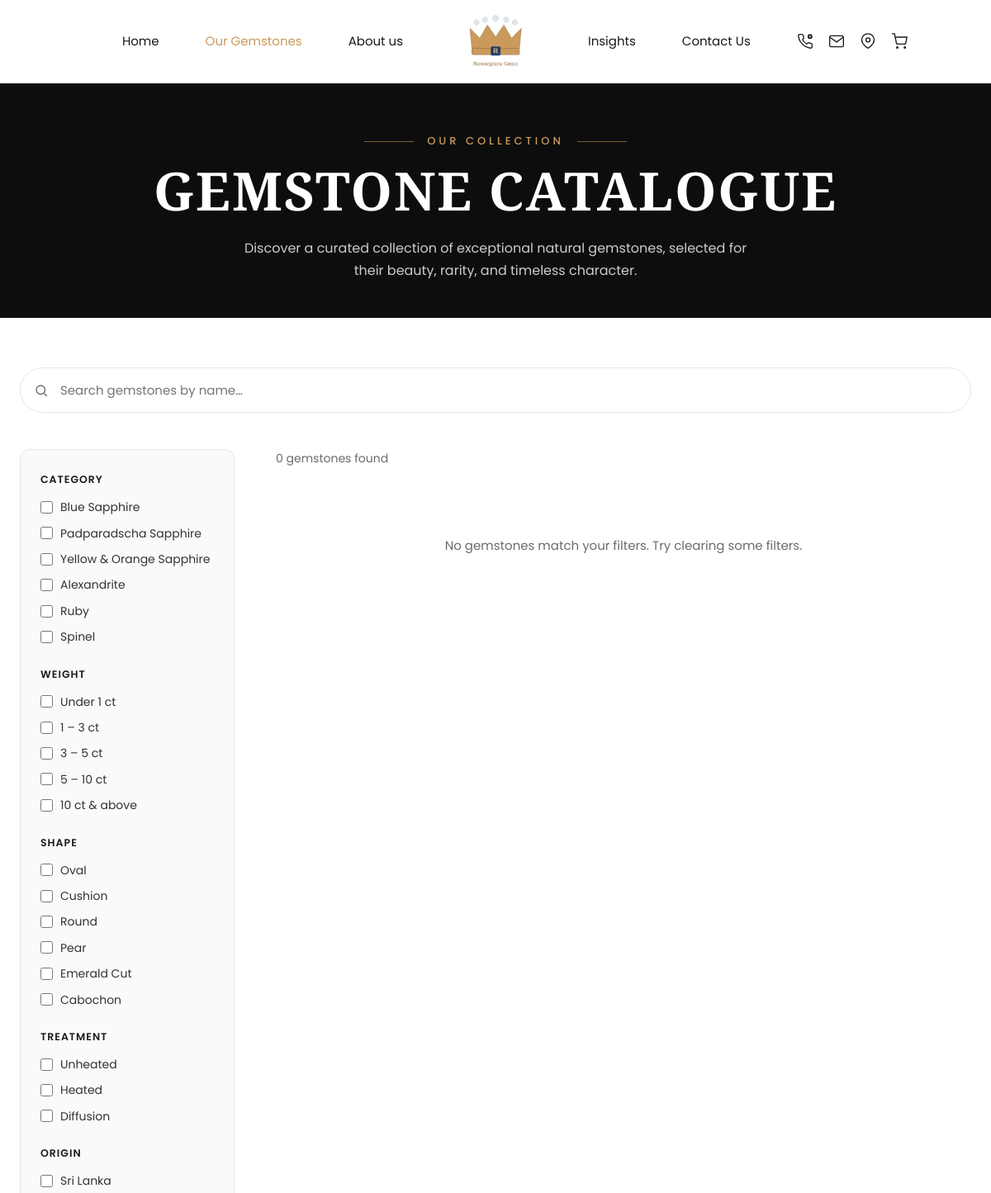
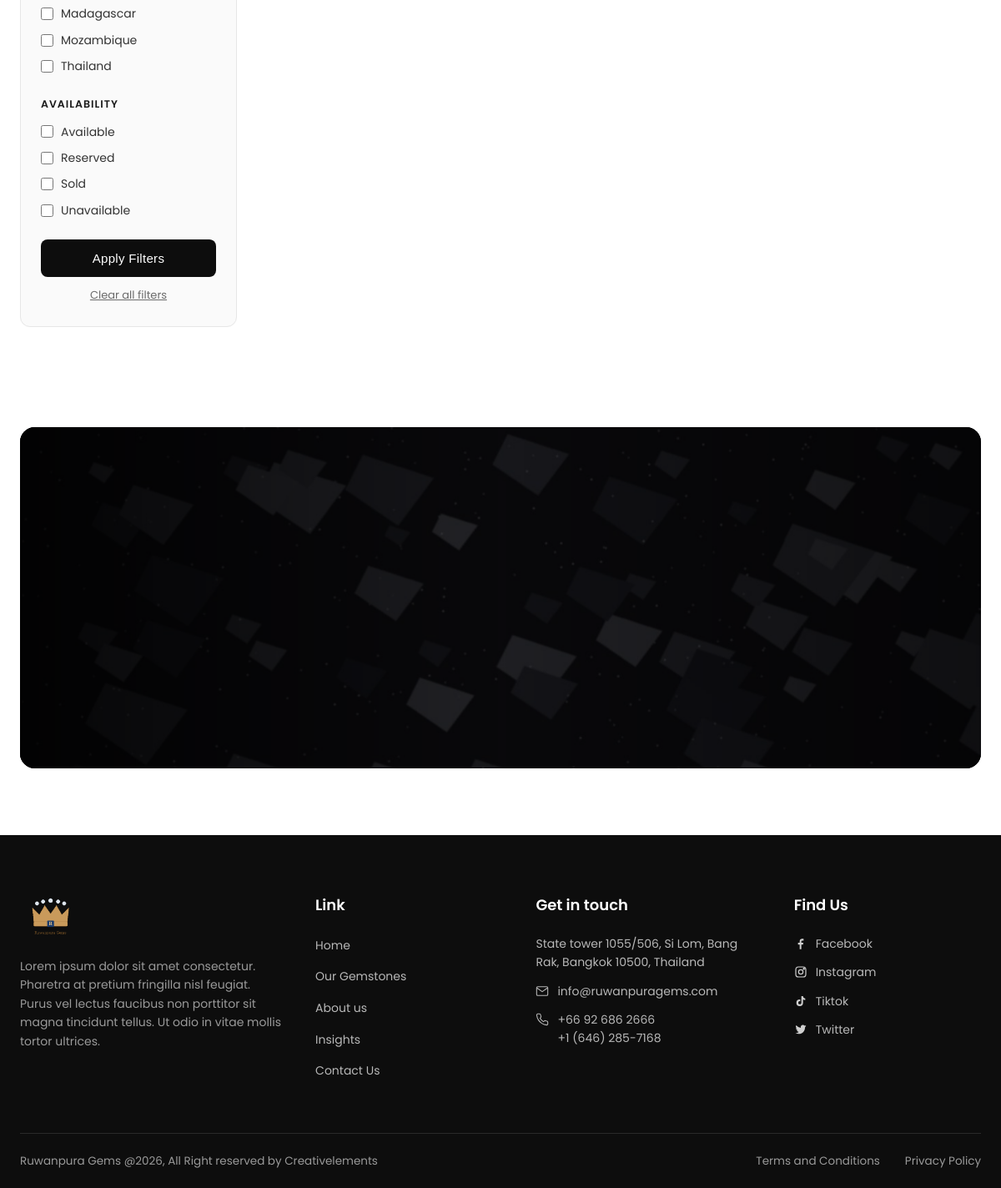
Page /gemstones.php on the committed database (2 pictures, top to bottom).
### tables this page shows
CREATE TABLE IF NOT EXISTS `gem_categories` (
  `id` INT(11) NOT NULL AUTO_INCREMENT,
  `name` VARCHAR(120) NOT NULL,
  `slug` VARCHAR(140) NOT NULL,
  `sort_order` INT(11) NOT NULL DEFAULT 0,
  `is_active` TINYINT(1) NOT NULL DEFAULT 1,
  PRIMARY KEY (`id`),
  UNIQUE KEY `slug` (`slug`)
);

CREATE TABLE IF NOT EXISTS `gem_shapes` (
  `id` INT(11) NOT NULL AUTO_INCREMENT,
  `name` VARCHAR(120) NOT NULL,
  `sort_order` INT(11) NOT NULL DEFAULT 0,
  `is_active` TINYINT(1) NOT NULL DEFAULT 1,
  PRIMARY KEY (`id`)
);

CREATE TABLE IF NOT EXISTS `gem_treatments` (
  `id` INT(11) NOT NULL AUTO_INCREMENT,
  `name` VARCHAR(120) NOT NULL,
  `sort_order` INT(11) NOT NULL DEFAULT 0,
  `is_active` TINYINT(1) NOT NULL DEFAULT 1,
  PRIMARY KEY (`id`)
);

CREATE TABLE IF NOT EXISTS `gem_origins` (
  `id` INT(11) NOT NULL AUTO_INCREMENT,
  `name` VARCHAR(120) NOT NULL,
  `sort_order` INT(11) NOT NULL DEFAULT 0,
  `is_active` TINYINT(1) NOT NULL DEFAULT 1,
  PRIMARY KEY (`id`)
);

### includes/db.php (called while the page is built, shortened)
<?php
class Database
{
    private static $instance = null;
    private function __construct()
    {
        $dsn = 'mysql:host=' . DB_HOST . ';dbname=' . DB_NAME . ';charset=' . DB_CHARSET;
        $options = [
            PDO::ATTR_ERRMODE            => PDO::ERRMODE_EXCEPTION,
            PDO::ATTR_DEFAULT_FETCH_MODE => PDO::FETCH_ASSOC,
            PDO::ATTR_EMULATE_PREPARES   => false,
        ];
        try {
            $this->pdo = new PDO($dsn, DB_USER, DB_PASS, $options);
        } catch (PDOException $e) {
            die('Database connection failed: ' . htmlspecialchars($e->getMessage()));
        }
    }
    public static function getInstance()
    {
        if (self::$instance === null) {
            self::$instance = new self();
        }
        return self::$instance;
    }
}
function db()
{
    return Database::getInstance()->pdo;
}

### includes/functions.php (called while the page is built, shortened)
<?php
require_once __DIR__ . '/db.php';
function e($str)
{
    return htmlspecialchars($str ?? '', ENT_QUOTES, 'UTF-8');
}
    ?>
    <?php
function get_categories($activeOnly = true)
{
    $sql = "SELECT * FROM gem_categories" . ($activeOnly ? " WHERE is_active=1" : "") . " ORDER BY sort_order, id";
    return db()->query($sql)->fetchAll();
}
function get_shapes($activeOnly = true)
{
    $sql = "SELECT * FROM gem_shapes" . ($activeOnly ? " WHERE is_active=1" : "") . " ORDER BY sort_order, id";
    return db()->query($sql)->fetchAll();
}
function get_treatments($activeOnly = true)
{
    $sql = "SELECT * FROM gem_treatments" . ($activeOnly ? " WHERE is_active=1" : "") . " ORDER BY sort_order, id";
    return db()->query($sql)->fetchAll();
}
function get_origins($activeOnly = true)
{
    $sql = "SELECT * FROM gem_origins" . ($activeOnly ? " WHERE is_active=1" : "") . " ORDER BY sort_order, id";
    return db()->query($sql)->fetchAll();
}
function weight_ranges()
{
    return [
        'u1'   => ['label' => 'Under 1 ct',    'min' => 0,  'max' => 1],
        '1-3'  => ['label' => '1 – 3 ct',       'min' => 1,  'max' => 3],
        '3-5'  => ['label' => '3 – 5 ct',       'min' => 3,  'max' => 5],
        '5-10' => ['label' => '5 – 10 ct',      'min' => 5,  'max' => 10],
        '10p'  => ['label' => '10 ct & above',  'min' => 10, 'max' => null],
    ];
}
function product_status_labels()
{
    return [
        'available'   => 'Available',
        'reserved'    => 'Reserved',
        'sold'        => 'Sold',
        'unavailable' => 'Unavailable',
    ];
}
function get_products($filters = [], $page = 1, $perPage = 12)
{
    $where  = ['p.is_active = 1'];
    $params = [];
    $whereSql = implode(' AND ', $where);
    $countStmt = db()->prepare("SELECT COUNT(*) FROM products p WHERE $whereSql");
    $countStmt->execute($params);
    $total = (int) $countStmt->fetchColumn();
    $perPage = max(1, (int) $perPage);
    $page    = max(1, (int) $page);
    $offset  = ($page - 1) * $perPage;
    $sql = "SELECT p.*,
                   (SELECT image FROM product_images WHERE product_id = p.id ORDER BY is_primary DESC, sort_order, id LIMIT 1) AS thumb
            FROM products p
            WHERE $whereSql
            ORDER BY p.sort_order, p.id DESC
            LIMIT $perPage OFFSET $offset";
    $stmt = db()->prepare($sql);
    $stmt->execute($params);
    return [
        'items' => $stmt->fetchAll(),
        'total' => $total,
        'pages' => (int) ceil($total / $perPage),
        'page'  => $page,
    ];
}

### gemstones.php (the view, shortened to what this page needs)
<?php
require_once __DIR__ . '/includes/functions.php';
$filters = [
    'category'  => array_map('intval', $_GET['category'] ?? []),
    'shape'     => array_map('intval', $_GET['shape'] ?? []),
    'treatment' => array_map('intval', $_GET['treatment'] ?? []),
    'origin'    => array_map('intval', $_GET['origin'] ?? []),
    'weight'    => array_values(array_intersect((array) ($_GET['weight'] ?? []), array_keys(weight_ranges()))),
    'status'    => array_values(array_intersect((array) ($_GET['status'] ?? []), array_keys(product_status_labels()))),
];
$page = max(1, (int) ($_GET['page'] ?? 1));
$result = get_products($filters, $page, 12);
$categories   = get_categories();
$shapes       = get_shapes();
$treatments   = get_treatments();
$origins      = get_origins();
$weightRanges = weight_ranges();
$statusLabels = product_status_labels();
include __DIR__ . '/includes/header.php';
?>
<section class="catalogue-hero">
    <div class="container reveal">
        <div class="eyebrow">OUR COLLECTION</div>
        <h1 class="about-hero-title catalogue-hero-title">Gemstone Catalogue</h1>
        <p class="catalogue-hero-desc">Discover a curated collection of exceptional natural gemstones, selected for their beauty, rarity, and timeless character.</p>
    </div>
</section>
<section class="catalogue">
    <div class="container">
        <div class="catalogue-toolbar-row">
            <div class="catalogue-search-wrap reveal">
                <div class="catalogue-search">
                    <input type="text" id="gemSearchInput" placeholder="Search gemstones by name…" autocomplete="off" aria-label="Search gemstones">
                </div>
            </div>
        </div>
        <div class="catalogue-layout">
            <aside class="catalogue-filters" id="catalogueFilters">
                <form method="get" id="filterForm">
                    <div class="filters-drawer-body">
                    <div class="filter-group">
                        <h4>Category</h4>
                        <?php foreach ($categories as $c): ?>
                            <label class="filter-check">
                                <input type="checkbox" name="category[]" value="<?= (int) $c['id'] ?>" <?= in_array($c['id'], $filters['category']) ? 'checked' : '' ?>>
                                <?= e($c['name']) ?>
                            </label>
                        <?php endforeach; ?>
                    </div>
                    <div class="filter-group">
                        <h4>Weight</h4>
                        <?php foreach ($weightRanges as $key => $r): ?>
                            <label class="filter-check">
                                <input type="checkbox" name="weight[]" value="<?= e($key) ?>" <?= in_array($key, $filters['weight']) ? 'checked' : '' ?>>
                                <?= e($r['label']) ?>
                            </label>
                        <?php endforeach; ?>
                    </div>
                    <div class="filter-group">
                        <h4>Shape</h4>
                        <?php foreach ($shapes as $s): ?>
                            <label class="filter-check">
                                <input type="checkbox" name="shape[]" value="<?= (int) $s['id'] ?>" <?= in_array($s['id'], $filters['shape']) ? 'checked' : '' ?>>
                                <?= e($s['name']) ?>
                            </label>
                        <?php endforeach; ?>
                    </div>
                    <div class="filter-group">
                        <h4>Treatment</h4>
                        <?php foreach ($treatments as $t): ?>
                            <label class="filter-check">
                                <input type="checkbox" name="treatment[]" value="<?= (int) $t['id'] ?>" <?= in_array($t['id'], $filters['treatment']) ? 'checked' : '' ?>>
                                <?= e($t['name']) ?>
                            </label>
                        <?php endforeach; ?>
                    </div>
                    <div class="filter-group">
                        <h4>Origin</h4>
                        <?php foreach ($origins as $o): ?>
                            <label class="filter-check">
                                <input type="checkbox" name="origin[]" value="<?= (int) $o['id'] ?>" <?= in_array($o['id'], $filters['origin']) ? 'checked' : '' ?>>
                                <?= e($o['name']) ?>
                            </label>
                        <?php endforeach; ?>
                    </div>
                    <div class="filter-group">
                        <h4>Availability</h4>
                        <?php foreach ($statusLabels as $key => $label): ?>
                            <label class="filter-check">
                                <input type="checkbox" name="status[]" value="<?= e($key) ?>" <?= in_array($key, $filters['status']) ? 'checked' : '' ?>>
                                <?= e($label) ?>
                            </label>
                        <?php endforeach; ?>
                    </div>
                    <button type="submit" class="btn-dark catalogue-apply-btn">Apply Filters</button>
                    <a href="<?= BASE_URL ?>gemstones.php" class="catalogue-clear">Clear all filters</a>
                    </div>
                </form>
            </aside>
            <div class="catalogue-main">
                <div class="catalogue-toolbar">
                    <span><?= (int) $result['total'] ?> gemstone<?= $result['total'] == 1 ? '' : 's' ?> found</span>
                </div>
                <?php if ($result['items']): ?>
                    <div class="product-grid reveal">
                        <?php foreach ($result['items'] as $p): ?>
                            <a href="<?= BASE_URL ?>gemstone.php?slug=<?= urlencode($p['slug']) ?>" class="product-card">
                                <div class="product-card-img">
                                    <?php if ($p['thumb']): ?>
                                        <img src="<?= UPLOAD_URL . e($p['thumb']) ?>" alt="<?= e($p['name']) ?>">
                                    <?php else: ?>
                                        <div class="product-card-noimg">No Image</div>
                                    <?php endif; ?>
                                    <span class="product-status-badge status-<?= e($p['status']) ?>"><?= e($statusLabels[$p['status']]) ?></span>
                                </div>
                                <div class="product-card-body">
                                    <h3><?= e($p['name']) ?></h3>
                                    <p class="product-card-meta">
                                        <?php
                                            $meta = [];
                                            if ($p['weight'] !== null) $meta[] = $p['weight'] . ' ct';
                                            $shapeName = lookup_name('gem_shapes', $p['shape_id']);
                                            if ($shapeName) $meta[] = $shapeName;
                                            echo e(implode(' · ', $meta));
                                        ?>
                                    </p>
                                </div>
                            </a>
                        <?php endforeach; ?>
                    </div>
                    <?php if ($result['pages'] > 1): ?>
                        <div class="catalogue-pagination">
                            <?php
                                $qs = $_GET;
                                $curPage = $result['page'];
                            ?>
                            <?php if ($curPage > 1): $qs['page'] = $curPage - 1; ?>
                                <a href="?<?= e(http_build_query($qs)) ?>" class="page-nav">&laquo; Previous</a>
                            <?php else: ?>
                                <span class="page-nav disabled">&laquo; Previous</span>
                            <?php endif; ?>
                            <?php for ($pg = 1; $pg <= $result['pages']; $pg++): $qs['page'] = $pg; ?>
                                <a href="?<?= e(http_build_query($qs)) ?>" class="<?= $pg === $curPage ? 'active' : '' ?>"><?= $pg ?></a>
                            <?php endfor; ?>
                            <?php if ($curPage < $result['pages']): $qs['page'] = $curPage + 1; ?>
                                <a href="?<?= e(http_build_query($qs)) ?>" class="page-nav">Next &raquo;</a>
                            <?php else: ?>
                                <span class="page-nav disabled">Next &raquo;</span>
                            <?php endif; ?>
                        </div>
                    <?php endif; ?>
                <?php else: ?>
                    <p class="catalogue-empty">No gemstones match your filters. Try clearing some filters.</p>
                <?php endif; ?>
            </div>
        </div>
    </div>
</section>
<?php include __DIR__ . '/includes/cta-banner.php'; ?>
<?php include __DIR__ . '/includes/footer.php'; ?>

### rows in the picture
gem_categories: name "Blue Sapphire"
gem_categories: name "Padparadscha Sapphire"
gem_categories: name "Yellow & Orange Sapphire"
gem_categories: name "Alexandrite"
gem_categories: name "Ruby"
gem_categories: name "Spinel"
gem_shapes: name "Oval"
gem_shapes: name "Cushion"
gem_shapes: name "Round"
gem_shapes: name "Pear"
gem_shapes: name "Emerald Cut"
gem_shapes: name "Cabochon"
gem_treatments: name "Unheated"
gem_treatments: name "Heated"
gem_treatments: name "Diffusion"
gem_origins: name "Sri Lanka"
gem_origins: name "Madagascar"
gem_origins: name "Mozambique"
gem_origins: name "Thailand"

### other values in the picture
c('nav_home') "Home"
c('nav_gemstones') "Our Gemstones"
c('nav_about') "About us"
c('nav_news') "Insights"
c('nav_contact') "Contact Us"
$r['label'] "Under 1 ct"
$r['label'] "1 – 3 ct"
$r['label'] "3 – 5 ct"
$r['label'] "5 – 10 ct"
$r['label'] "10 ct & above"
$label "Available"
$label "Reserved"
$label "Sold"
$label "Unavailable"
$result['total'] "0"
